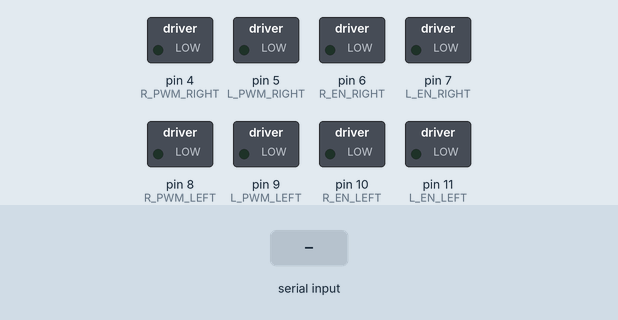
This sketch was run on a simulated Arduino Uno, built with avr-gcc and run on an emulated ATmega328P. Shown: switched loads named in the sketch (green lamp = pin HIGH). Inputs (shaded band) come from the test bench. What the sketch prints to the serial monitor is not drawn.

Above: at 1.2 s.
1.3 s: "F90\n" received over Serial
At 2.2 s:
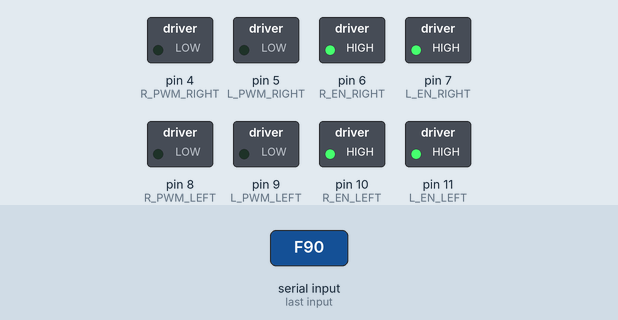
2.8 s: "B 45\n" received over Serial
At 3.4 s:
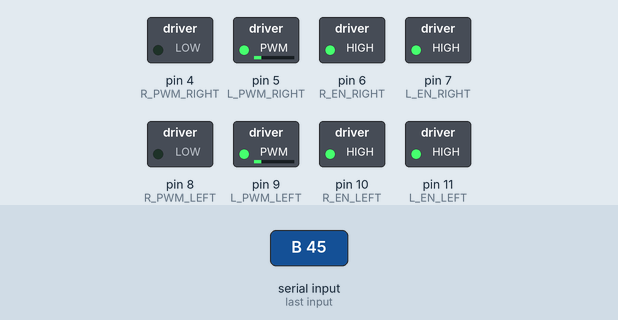
4.3 s: "L 45\n" received over Serial
At 5.5 s:
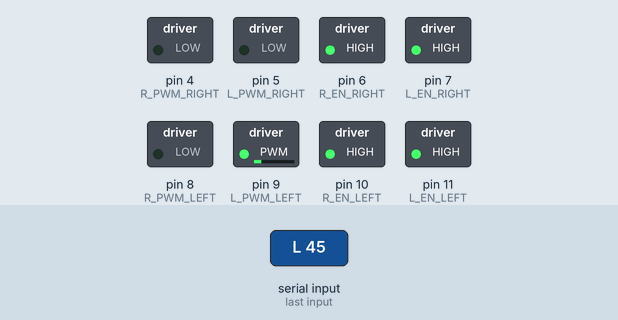
5.8 s: "R 45\n" received over Serial
At 6.9 s:
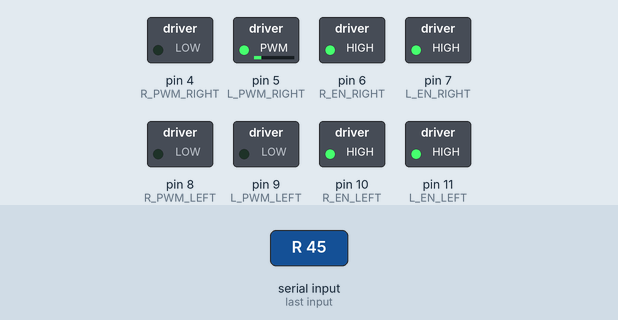
Timing chart, 0 to 8.3 s (numbered marks = the images above; inputs shaded):
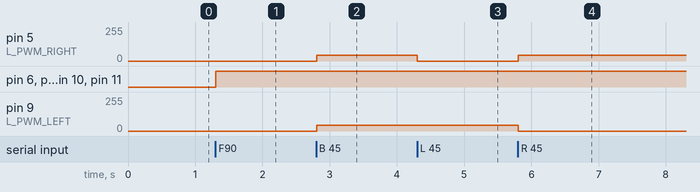

Measured:
- after the input at 1.3 s, pin 6 (R_EN_RIGHT), pin 7 (L_EN_RIGHT), pin 10 (R_EN_LEFT), pin 11 (L_EN_LEFT): LOW → HIGH at once
- after the input at 2.8 s, pin 5 (L_PWM_RIGHT), pin 9 (L_PWM_LEFT): 0/255 → 45/255 at once
- after the input at 4.3 s, pin 5 (L_PWM_RIGHT): 45/255 → 0/255 at once
- after the input at 5.8 s, pin 5 (L_PWM_RIGHT): 0/255 → 45/255 at once; pin 9 (L_PWM_LEFT): 45/255 → 0/255 at once

The sketch:

rover_control_mega.ino
```cpp
#define R_PWM_RIGHT 4
#define L_PWM_RIGHT 5
#define R_EN_RIGHT 6
#define L_EN_RIGHT 7

#define R_PWM_LEFT 8
#define L_PWM_LEFT 9
#define R_EN_LEFT 10
#define L_EN_LEFT 11

void setup() {
  // Initialize motor control pins
  pinMode(R_PWM_RIGHT, OUTPUT);
  pinMode(L_PWM_RIGHT, OUTPUT);
  pinMode(R_EN_RIGHT, OUTPUT);
  pinMode(L_EN_RIGHT, OUTPUT);

  pinMode(R_PWM_LEFT, OUTPUT);
  pinMode(L_PWM_LEFT, OUTPUT);
  pinMode(R_EN_LEFT, OUTPUT);
  pinMode(L_EN_LEFT, OUTPUT);

  // Initialize all EN pins to LOW
  digitalWrite(R_EN_RIGHT, LOW);
  digitalWrite(L_EN_RIGHT, LOW);
  digitalWrite(R_EN_LEFT, LOW);
  digitalWrite(L_EN_LEFT, LOW);

  // Start serial communication
  Serial.begin(9600);
  while (!Serial); // Wait for serial port to connect
  Serial.println("Ready to receive commands...");
}

void loop() {
  if (Serial.available() > 0) {
    String input = Serial.readStringUntil('\n');
    input.trim();

    int spaceIndex = input.indexOf(' ');
    char command = input.charAt(0);
    int pwm = 0;

    if (spaceIndex != -1) {
      String pwmStr = input.substring(spaceIndex + 1);
      pwm = pwmStr.toInt();
      pwm = constrain(pwm, 0, 255); // Ensure PWM stays within valid range
    }

    switch (command) {
      case 'F': // Forward
        rightMotorForward(pwm);
        leftMotorForward(pwm);
        break;
      case 'B': // Backward
        rightMotorReverse(pwm);
        leftMotorReverse(pwm);
        break;
      case 'L': // Left turn (spin)
        rightMotorForward(pwm);
        leftMotorReverse(pwm);
        break;
      case 'R': // Right turn (spin)
        leftMotorForward(pwm);
        rightMotorReverse(pwm);
        break;
      case 'S': // Stop
        rightMotorStop();
        leftMotorStop();
        break;
      default:
        Serial.println("Invalid command!");
        break;
    }
  }
}

// Right motor control functions
void rightMotorForward(int speed) {
  digitalWrite(R_EN_RIGHT, HIGH);
  digitalWrite(L_EN_RIGHT, HIGH);
  analogWrite(R_PWM_RIGHT, speed);
  analogWrite(L_PWM_RIGHT, 0);
}

void rightMotorReverse(int speed) {
  digitalWrite(R_EN_RIGHT, HIGH);
  digitalWrite(L_EN_RIGHT, HIGH);
  analogWrite(R_PWM_RIGHT, 0);
  analogWrite(L_PWM_RIGHT, speed);
}

void rightMotorStop() {
  analogWrite(R_PWM_RIGHT, 0);
  analogWrite(L_PWM_RIGHT, 0);
  digitalWrite(R_EN_RIGHT, LOW);
  digitalWrite(L_EN_RIGHT, LOW);
}

// Left motor control functions
void leftMotorForward(int speed) {
  digitalWrite(R_EN_LEFT, HIGH);
  digitalWrite(L_EN_LEFT, HIGH);
  analogWrite(R_PWM_LEFT, speed);
  analogWrite(L_PWM_LEFT, 0);
}

void leftMotorReverse(int speed) {
  digitalWrite(R_EN_LEFT, HIGH);
  digitalWrite(L_EN_LEFT, HIGH);
  analogWrite(R_PWM_LEFT, 0);
  analogWrite(L_PWM_LEFT, speed);
}

void leftMotorStop() {
  analogWrite(R_PWM_LEFT, 0);
  analogWrite(L_PWM_LEFT, 0);
  digitalWrite(R_EN_LEFT, LOW);
  digitalWrite(L_EN_LEFT, LOW);
}
```
